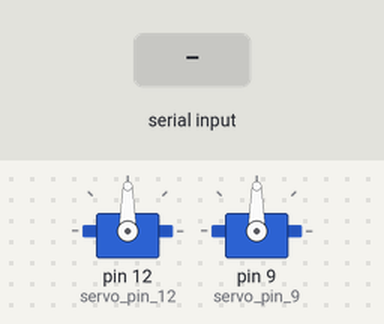
Recording of a sketch running on a simulated Arduino Uno, built with avr-gcc and run on an emulated ATmega328P. Parts: 2 × servo. Inputs (shaded band) come from the test bench.

Above: at 1.2 s.
1.3 s: "1" received over Serial
At 2.6 s:
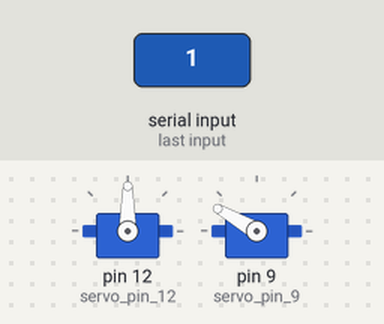
4.3 s: "0" received over Serial
At 5.1 s:
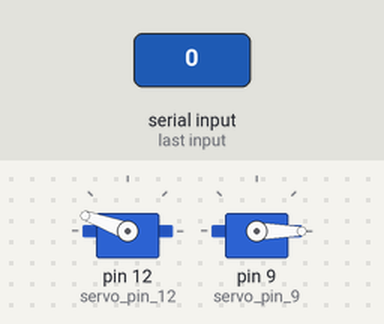
At 6.1 s:
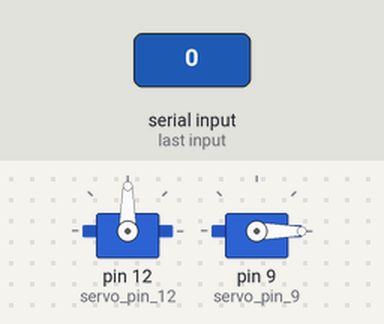
Timing chart, 0 to 7.6 s (numbered marks = the images above; inputs shaded):
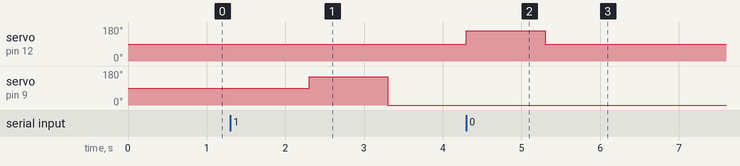

The sketch:

exp5.ino
```cpp
#include <Servo.h>

char _ABVAR_1_input = ' ' ;
Servo servo_pin_12;
Servo servo_pin_9;

void setup()
{
  Serial.begin(9600);
  servo_pin_12.attach(12);
  servo_pin_9.attach(9);
}

void loop()
{
  if (( ( Serial.available() ) == ( 1 ) ))
  {
    _ABVAR_1_input = Serial.read();
  }
  if (( ( _ABVAR_1_input ) == ('1') ))
  {
    servo_pin_12.write( 90 );
    delay( 1000 );
    servo_pin_9.write( 150 );
    delay( 1000 );
    servo_pin_9.write( 0 );
    delay( 1000 );
    servo_pin_12.write( 160 );
    delay( 1000 );
  }
  if (( ( _ABVAR_1_input ) == ('0') ))
  {
    servo_pin_12.write( 90 );
    delay( 1000 );
  }
}
```

Measured:
- after the input at 1.3 s, servo on pin 9 (servo_pin_9): 90° → 150° after 1.0 s, → 0° 1.0 s later
- after the input at 4.3 s, servo on pin 12 (servo_pin_12): goes on until 5.3 s, then stays 90°; servo on pin 9 (servo_pin_9): stops changing and stays 0°
